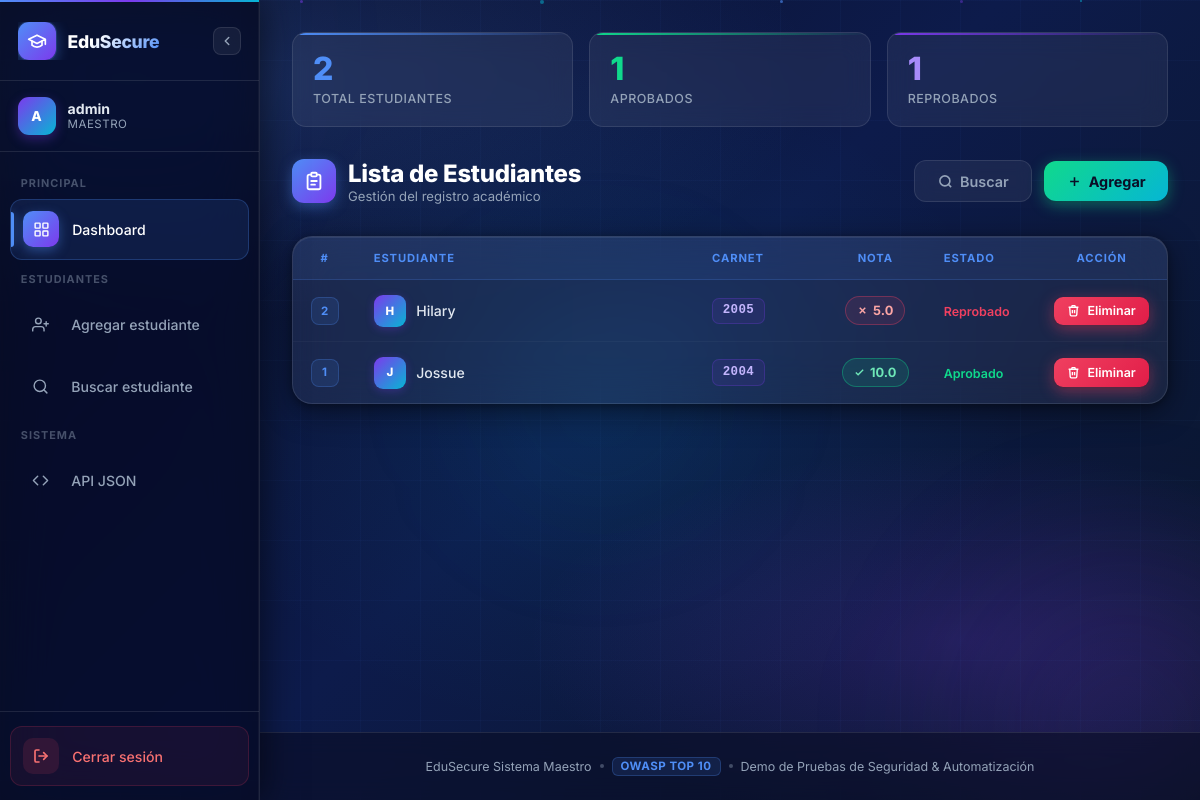
Page / (signed in) on the earlier database version.
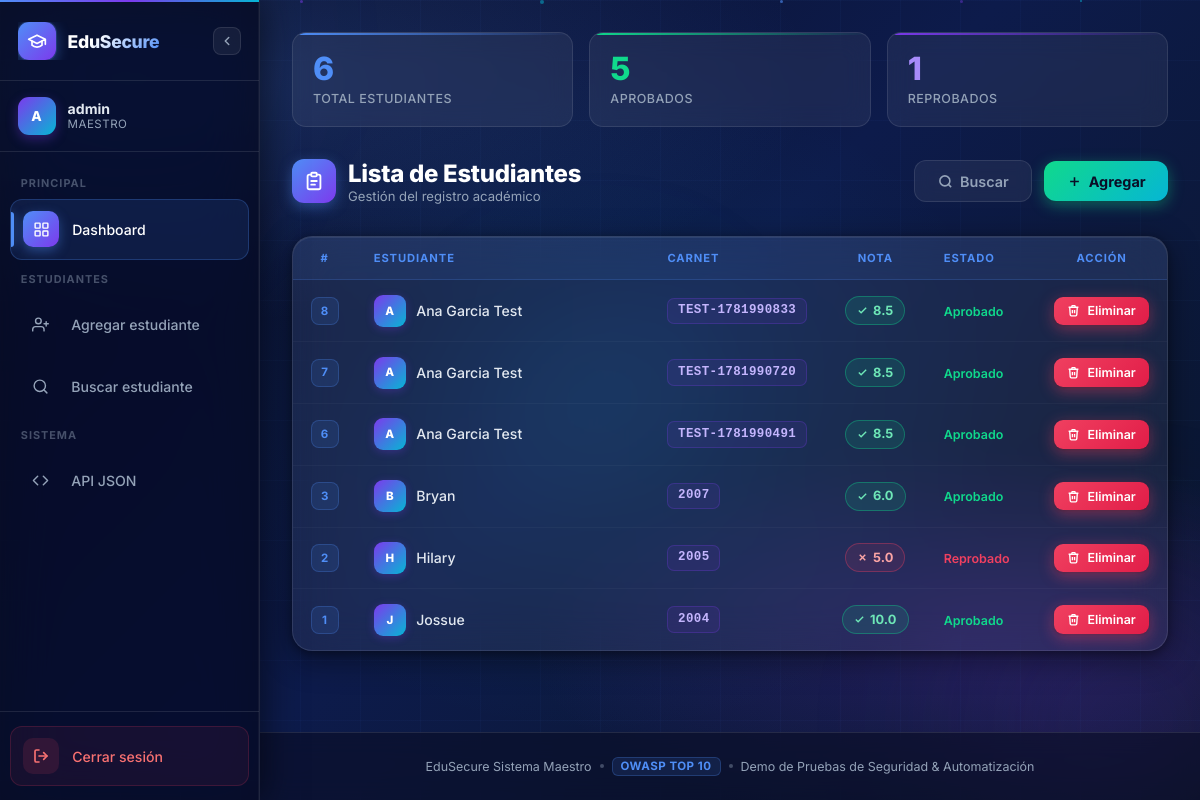
Same page on the later database version.
### tables this page shows
CREATE TABLE estudiantes (
                id      INTEGER PRIMARY KEY AUTOINCREMENT,
                nombre  TEXT    NOT NULL,
                carnet  TEXT    NOT NULL UNIQUE,
                nota    REAL    NOT NULL DEFAULT 0
            );

### app.py (the view)
@app.route("/")
@login_required
def index():
    with get_db() as conn:
        estudiantes = conn.execute("SELECT * FROM estudiantes ORDER BY id DESC").fetchall()
    return render_template("index.html", estudiantes=estudiantes, user=session["user"])

### app.py (called while the page is built)
def get_db():
    conn = sqlite3.connect(DB_PATH)
    conn.row_factory = sqlite3.Row
    return conn

def login_required(f):
    from functools import wraps
    @wraps(f)
    def decorated(*args, **kwargs):
        if "user" not in session:
            return redirect(url_for("login"))
        return f(*args, **kwargs)
    return decorated

### templates/index.html (shortened to what this page needs)
{% extends "base.html" %}
{% block content %}
{% set total    = estudiantes | length %}
{% set aprobados = estudiantes | selectattr('nota', 'ge', 6) | list | length %}
{% set reprobados = total - aprobados %}
<div class="stats-row" role="region" aria-label="Estadísticas del grupo">
  <div class="stat-card blue">
    <div class="stat-value">{{ total }}</div>
    <div class="stat-label">Total estudiantes</div>
  </div>
  <div class="stat-card green">
    <div class="stat-value">{{ aprobados }}</div>
    <div class="stat-label">Aprobados</div>
  </div>
  <div class="stat-card purple">
    <div class="stat-value">{{ reprobados }}</div>
    <div class="stat-label">Reprobados</div>
  </div>
</div>
<div class="page-header">
  <div class="page-title">
    <div class="title-icon" aria-hidden="true">
    </div>
    <div>
      <h2>Lista de Estudiantes</h2>
      <p class="text-muted-3d">Gestión del registro académico</p>
    </div>
  </div>
  <div class="page-actions">
    <a href="{{ url_for('buscar') }}" class="btn-3d btn-ghost-3d" id="btnBuscarNav" aria-label="Ir a búsqueda">
      <svg width="15" height="15" viewBox="0 0 24 24" fill="none" stroke="currentColor" stroke-width="2.5" aria-hidden="true">
        <circle cx="11" cy="11" r="8"/>
        <line x1="21" y1="21" x2="16.65" y2="16.65"/>
      </svg>
      Buscar
    </a>
    <a href="{{ url_for('agregar') }}" class="btn-3d btn-success-3d" id="btnAgregar" aria-label="Agregar estudiante">
      <svg width="15" height="15" viewBox="0 0 24 24" fill="none" stroke="currentColor" stroke-width="2.5" aria-hidden="true">
        <line x1="12" y1="5" x2="12" y2="19"/>
        <line x1="5" y1="12" x2="19" y2="12"/>
      </svg>
      Agregar
    </a>
  </div>
</div>
{% if estudiantes %}
<div class="table-3d-wrap" role="region" aria-label="Tabla de estudiantes">
  <table class="table-3d" id="tablaEstudiantes" aria-label="Lista de estudiantes registrados">
    <thead>
      <tr>
        <th scope="col">#</th>
        <th scope="col">Estudiante</th>
        <th scope="col">Carnet</th>
        <th scope="col">Nota</th>
        <th scope="col">Estado</th>
        <th scope="col">Acción</th>
      </tr>
    </thead>
    <tbody>
      {% for e in estudiantes %}
      <tr>
        <td><span class="id-badge" aria-label="ID {{ e.id }}">{{ e.id }}</span></td>
        <td>
          <div class="student-name">
            <div class="student-avatar" aria-hidden="true">
              {{ e.nombre[0] if e.nombre else '?' }}
            </div>
            <span>{{ e.nombre }}</span>
          </div>
        </td>
        <td><span class="carnet-tag">{{ e.carnet }}</span></td>
        <td>
          <span class="nota-badge {% if e.nota >= 6 %}nota-pass{% else %}nota-fail{% endif %}"
                aria-label="Nota: {{ e.nota }}">
            {% if e.nota >= 6 %}
              <svg width="11" height="11" viewBox="0 0 24 24" fill="none" stroke="currentColor" stroke-width="3" aria-hidden="true"><polyline points="20 6 9 17 4 12"/></svg>
            {% else %}
              <svg width="11" height="11" viewBox="0 0 24 24" fill="none" stroke="currentColor" stroke-width="3" aria-hidden="true"><line x1="18" y1="6" x2="6" y2="18"/><line x1="6" y1="6" x2="18" y2="18"/></svg>
            {% endif %}
            {{ e.nota }}
          </span>
        </td>
        <td>
          <span class="estado-text {% if e.nota >= 6 %}estado-pass{% else %}estado-fail{% endif %}">
            {% if e.nota >= 6 %}Aprobado{% else %}Reprobado{% endif %}
          </span>
        </td>
        <td>
          <form method="POST" action="{{ url_for('eliminar', id=e.id) }}"
                onsubmit="return confirm('¿Eliminar a {{ e.nombre }}? Esta acción no se puede deshacer.')">
            <button type="submit" class="btn-3d btn-danger-3d btn-sm-table"
                    aria-label="Eliminar a {{ e.nombre }}">
              <svg width="13" height="13" viewBox="0 0 24 24" fill="none" stroke="currentColor" stroke-width="2.5" aria-hidden="true">
                <polyline points="3 6 5 6 21 6"/>
                <path d="M19 6l-1 14a2 2 0 0 1-2 2H8a2 2 0 0 1-2-2L5 6"/>
                <path d="M10 11v6"/><path d="M14 11v6"/>
                <path d="M9 6V4a1 1 0 0 1 1-1h4a1 1 0 0 1 1 1v2"/>
              </svg>
              Eliminar
            </button>
          </form>
        </td>
      </tr>
      {% endfor %}
    </tbody>
  </table>
</div>
{% endif %}
{% endblock %}

### templates/base.html (shortened to what this page needs)
<!DOCTYPE html>
<html lang="es">
<head>
  <link rel="stylesheet" href="{{ url_for('static', filename='style.css') }}" />
</head>
<body>
  <div class="orb orb-1"></div>
  <div class="orb orb-2"></div>
  <div class="orb orb-3"></div>
  <div class="particle-layer" aria-hidden="true">
  </div>
  <div class="app-wrapper">
    {% if session.get('user') %}
    <aside class="sidebar" id="sidebar" role="navigation" aria-label="Menú lateral">
      <div class="sidebar-head">
        <a class="sidebar-brand" href="{{ url_for('index') }}" aria-label="Inicio EduSecure">
          <div class="brand-icon" aria-hidden="true">
            <svg width="20" height="20" viewBox="0 0 24 24" fill="none" stroke="#fff"
                 stroke-width="2" stroke-linecap="round" stroke-linejoin="round">
              <path d="M22 10v6M2 10l10-5 10 5-10 5z"/>
              <path d="M6 12v5c3 3 9 3 12 0v-5"/>
            </svg>
          </div>
          <span class="brand-name">EduSecure</span>
        </a>
        <button class="sidebar-toggle" id="sidebarToggle" aria-label="Colapsar menú">
          <svg width="14" height="14" viewBox="0 0 24 24" fill="none" stroke="currentColor"
               stroke-width="2.5" stroke-linecap="round" stroke-linejoin="round">
            <polyline points="15 18 9 12 15 6"/>
          </svg>
        </button>
      </div>
      <div class="sidebar-user">
        <div class="user-avatar" aria-hidden="true">{{ session['user'][0] }}</div>
        <div class="user-info">
          <div class="user-name">{{ session['user'] }}</div>
          <div class="user-role">Maestro</div>
        </div>
      </div>
      <nav class="sidebar-nav" aria-label="Navegación principal">
        <div class="nav-section-label">Principal</div>
        <a href="{{ url_for('index') }}"
           class="nav-link-3d {% if request.endpoint == 'index' %}active{% endif %}"
           aria-current="{% if request.endpoint == 'index' %}page{% endif %}">
          <span class="nav-icon" aria-hidden="true">
          </span>
          <span class="nav-label">Dashboard</span>
        </a>
        <div class="nav-section-label">Estudiantes</div>
        <a href="{{ url_for('agregar') }}"
           class="nav-link-3d nav-add {% if request.endpoint == 'agregar' %}active{% endif %}"
           aria-current="{% if request.endpoint == 'agregar' %}page{% endif %}">
          <span class="nav-icon" aria-hidden="true">
            <svg width="17" height="17" viewBox="0 0 24 24" fill="none" stroke="currentColor"
                 stroke-width="2" stroke-linecap="round" stroke-linejoin="round">
              <path d="M17 21v-2a4 4 0 0 0-4-4H5a4 4 0 0 0-4 4v2"/>
              <circle cx="9" cy="7" r="4"/>
              <line x1="23" y1="11" x2="17" y2="11"/>
              <line x1="20" y1="8" x2="20" y2="14"/>
            </svg>
          </span>
          <span class="nav-label">Agregar estudiante</span>
        </a>
        <a href="{{ url_for('buscar') }}"
           class="nav-link-3d nav-search {% if request.endpoint == 'buscar' %}active{% endif %}"
           aria-current="{% if request.endpoint == 'buscar' %}page{% endif %}">
          <span class="nav-icon" aria-hidden="true">
            <svg width="17" height="17" viewBox="0 0 24 24" fill="none" stroke="currentColor"
                 stroke-width="2" stroke-linecap="round" stroke-linejoin="round">
              <circle cx="11" cy="11" r="8"/>
              <line x1="21" y1="21" x2="16.65" y2="16.65"/>
            </svg>
          </span>
          <span class="nav-label">Buscar estudiante</span>
        </a>
        <div class="nav-section-label">Sistema</div>
        <a href="{{ url_for('api_estudiantes') }}"
           class="nav-link-3d"
           target="_blank" rel="noopener"
           aria-label="Ver API JSON en nueva pestaña">
          <span class="nav-icon" aria-hidden="true">
            <svg width="17" height="17" viewBox="0 0 24 24" fill="none" stroke="currentColor"
                 stroke-width="2" stroke-linecap="round" stroke-linejoin="round">
              <polyline points="16 18 22 12 16 6"/>
              <polyline points="8 6 2 12 8 18"/>
            </svg>
          </span>
          <span class="nav-label">API JSON</span>
        </a>
      </nav>
      <div class="sidebar-footer">
        <a href="{{ url_for('logout') }}" class="btn-logout" aria-label="Cerrar sesión">
          <span class="logout-icon" aria-hidden="true">
            <svg width="16" height="16" viewBox="0 0 24 24" fill="none" stroke="currentColor"
                 stroke-width="2.5" stroke-linecap="round" stroke-linejoin="round">
              <path d="M9 21H5a2 2 0 0 1-2-2V5a2 2 0 0 1 2-2h4"/>
              <polyline points="16 17 21 12 16 7"/>
              <line x1="21" y1="12" x2="9" y2="12"/>
            </svg>
          </span>
          <span class="logout-label">Cerrar sesión</span>
        </a>
      </div>
    </aside>
    {% endif %}
    <div class="main-area" id="mainArea">
      <main class="page-content" role="main">
        {% block content %}{% endblock %}
      </main>
      <footer class="footer-3d" role="contentinfo">
        <p>
          <span>EduSecure Sistema Maestro</span>
          <span class="dot"></span>
          <span class="badge-owasp">OWASP TOP 10</span>
          <span class="dot"></span>
          <span>Demo de Pruebas de Seguridad &amp; Automatización</span>
        </p>
      </footer>
    </div>
  </div>
</body>
</html>

Differences in the rows shown:
added estudiantes: id "8", nombre "A", nombre "Ana Garcia Test", carnet "TEST-1781990833", nota "8.5", shows "Aprobado"
added estudiantes: id "7", nombre "A", nombre "Ana Garcia Test", carnet "TEST-1781990720", nota "8.5", shows "Aprobado"
added estudiantes: id "6", nombre "A", nombre "Ana Garcia Test", carnet "TEST-1781990491", nota "8.5", shows "Aprobado"
added estudiantes: id "3", nombre "B", nombre "Bryan", carnet "2007", nota "6.0", shows "Aprobado"
Other differences:
{{ total }}: "2" → "6"
{{ aprobados }}: "1" → "5"
